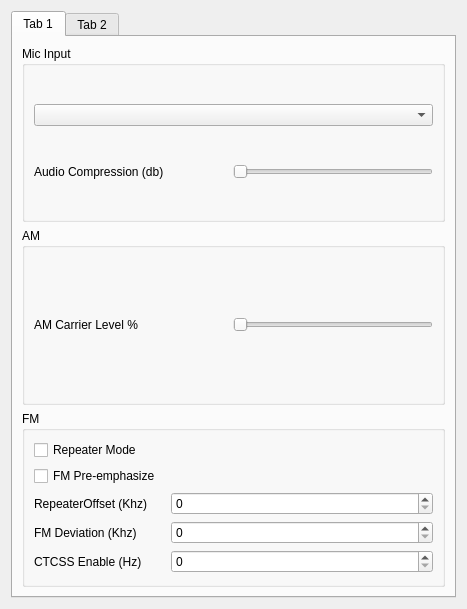
<?xml version="1.0" encoding="UTF-8"?>
<ui version="4.0">
 <class>cusdr_radioSettingsWidget</class>
 <widget class="QDialog" name="cusdr_radioSettingsWidget">
  <property name="geometry">
   <rect>
    <x>0</x>
    <y>0</y>
    <width>467</width>
    <height>609</height>
   </rect>
  </property>
  <property name="windowTitle">
   <string>Dialog</string>
  </property>
  <layout class="QVBoxLayout" name="verticalLayout">
   <item>
    <widget class="QTabWidget" name="tabWidget">
     <property name="currentIndex">
      <number>0</number>
     </property>
     <widget class="QWidget" name="tab">
      <attribute name="title">
       <string>Tab 1</string>
      </attribute>
      <layout class="QVBoxLayout" name="verticalLayout_6">
       <item>
        <widget class="QGroupBox" name="groupBox">
         <property name="title">
          <string>Mic Input</string>
         </property>
         <property name="flat">
          <bool>false</bool>
         </property>
         <layout class="QVBoxLayout" name="verticalLayout_4">
          <property name="spacing">
           <number>9</number>
          </property>
          <item>
           <widget class="QComboBox" name="audiodevlist"/>
          </item>
          <item>
           <layout class="QHBoxLayout" name="horizontalLayout_2">
            <item>
             <widget class="QLabel" name="label_2">
              <property name="text">
               <string>Audio Compression (db)</string>
              </property>
             </widget>
            </item>
            <item>
             <widget class="QSlider" name="audioCompression">
              <property name="enabled">
               <bool>true</bool>
              </property>
              <property name="sizePolicy">
               <sizepolicy hsizetype="Fixed" vsizetype="Fixed">
                <horstretch>0</horstretch>
                <verstretch>0</verstretch>
               </sizepolicy>
              </property>
              <property name="minimumSize">
               <size>
                <width>200</width>
                <height>0</height>
               </size>
              </property>
              <property name="maximum">
               <number>20</number>
              </property>
              <property name="pageStep">
               <number>5</number>
              </property>
              <property name="orientation">
               <enum>Qt::Horizontal</enum>
              </property>
             </widget>
            </item>
           </layout>
          </item>
         </layout>
        </widget>
       </item>
       <item>
        <widget class="QGroupBox" name="groupBox_3">
         <property name="layoutDirection">
          <enum>Qt::LeftToRight</enum>
         </property>
         <property name="title">
          <string>AM</string>
         </property>
         <layout class="QVBoxLayout" name="verticalLayout_5">
          <item>
           <layout class="QHBoxLayout" name="horizontalLayout">
            <item>
             <widget class="QLabel" name="label_3">
              <property name="text">
               <string>AM Carrier Level %</string>
              </property>
             </widget>
            </item>
            <item>
             <widget class="QSlider" name="amCarrierLevel">
              <property name="sizePolicy">
               <sizepolicy hsizetype="Fixed" vsizetype="Fixed">
                <horstretch>0</horstretch>
                <verstretch>0</verstretch>
               </sizepolicy>
              </property>
              <property name="minimumSize">
               <size>
                <width>200</width>
                <height>0</height>
               </size>
              </property>
              <property name="singleStep">
               <number>5</number>
              </property>
              <property name="orientation">
               <enum>Qt::Horizontal</enum>
              </property>
             </widget>
            </item>
           </layout>
          </item>
         </layout>
        </widget>
       </item>
       <item>
        <widget class="QGroupBox" name="groupBox_2">
         <property name="title">
          <string>FM</string>
         </property>
         <property name="flat">
          <bool>false</bool>
         </property>
         <layout class="QVBoxLayout" name="verticalLayout_2">
          <item>
           <layout class="QVBoxLayout" name="verticalLayout_3">
            <item>
             <widget class="QCheckBox" name="repeaterMode">
              <property name="layoutDirection">
               <enum>Qt::LeftToRight</enum>
              </property>
              <property name="styleSheet">
               <string notr="true"/>
              </property>
              <property name="text">
               <string>Repeater Mode</string>
              </property>
             </widget>
            </item>
            <item>
             <widget class="QCheckBox" name="fmPre">
              <property name="layoutDirection">
               <enum>Qt::LeftToRight</enum>
              </property>
              <property name="text">
               <string>FM Pre-emphasize</string>
              </property>
             </widget>
            </item>
           </layout>
          </item>
          <item>
           <layout class="QGridLayout" name="gridLayout">
            <item row="1" column="0">
             <widget class="QLabel" name="label_5">
              <property name="contextMenuPolicy">
               <enum>Qt::NoContextMenu</enum>
              </property>
              <property name="text">
               <string>FM Deviation (Khz)</string>
              </property>
             </widget>
            </item>
            <item row="1" column="1" colspan="2">
             <widget class="QSpinBox" name="fm_deviation"/>
            </item>
            <item row="2" column="0">
             <widget class="QLabel" name="label_4">
              <property name="text">
               <string>CTCSS Enable (Hz)</string>
              </property>
             </widget>
            </item>
            <item row="2" column="1" colspan="2">
             <widget class="QSpinBox" name="ctcss_tone">
              <property name="maximum">
               <number>1000</number>
              </property>
              <property name="singleStep">
               <number>100</number>
              </property>
             </widget>
            </item>
            <item row="0" column="0">
             <widget class="QLabel" name="label">
              <property name="text">
               <string>RepeaterOffset (Khz)</string>
              </property>
             </widget>
            </item>
            <item row="0" column="1" colspan="2">
             <widget class="QSpinBox" name="repeater_offset">
              <property name="maximum">
               <number>1</number>
              </property>
              <property name="singleStep">
               <number>100</number>
              </property>
             </widget>
            </item>
           </layout>
          </item>
         </layout>
        </widget>
       </item>
      </layout>
     </widget>
     <widget class="QWidget" name="tab_2">
      <attribute name="title">
       <string>Tab 2</string>
      </attribute>
     </widget>
    </widget>
   </item>
  </layout>
 </widget>
 <resources/>
 <connections/>
</ui>
